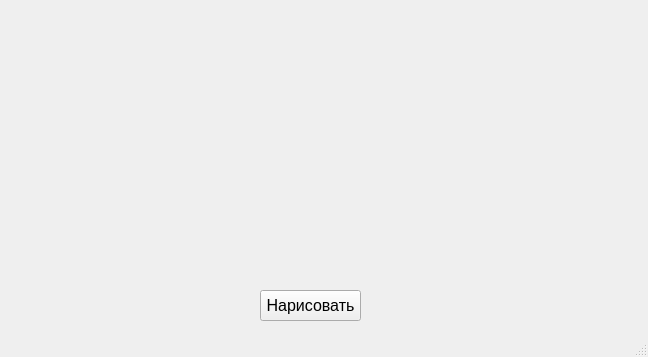
<?xml version="1.0" encoding="UTF-8"?>
<ui version="4.0">
 <class>Yellow_circles</class>
 <widget class="QMainWindow" name="Yellow_circles">
  <property name="geometry">
   <rect>
    <x>0</x>
    <y>0</y>
    <width>648</width>
    <height>357</height>
   </rect>
  </property>
  <property name="windowTitle">
   <string>MainWindow</string>
  </property>
  <widget class="QWidget" name="centralwidget">
   <widget class="QPushButton" name="push">
    <property name="geometry">
     <rect>
      <x>260</x>
      <y>290</y>
      <width>101</width>
      <height>31</height>
     </rect>
    </property>
    <property name="font">
     <font>
      <pointsize>12</pointsize>
     </font>
    </property>
    <property name="text">
     <string>Нарисовать</string>
    </property>
   </widget>
  </widget>
  <widget class="QMenuBar" name="menubar">
   <property name="geometry">
    <rect>
     <x>0</x>
     <y>0</y>
     <width>648</width>
     <height>21</height>
    </rect>
   </property>
  </widget>
  <widget class="QStatusBar" name="statusbar"/>
 </widget>
 <resources/>
 <connections/>
</ui>
